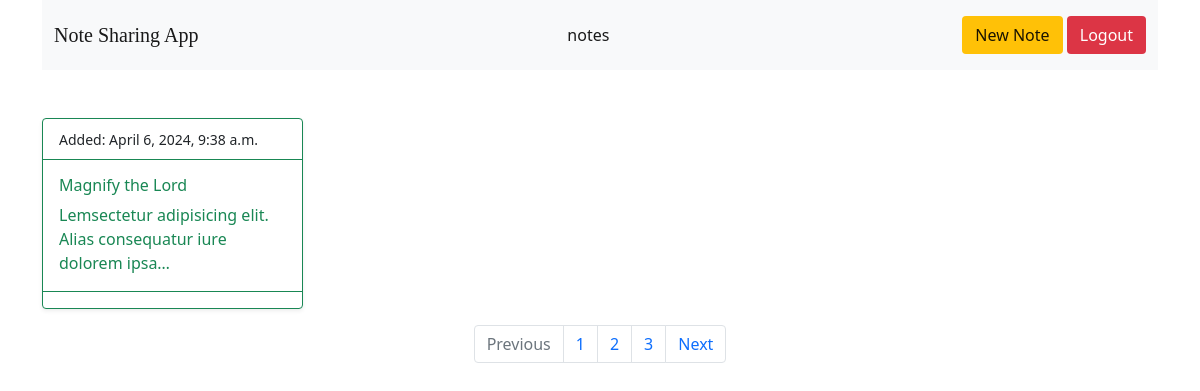
Before: /my-notes/ (signed in) with the older database file.
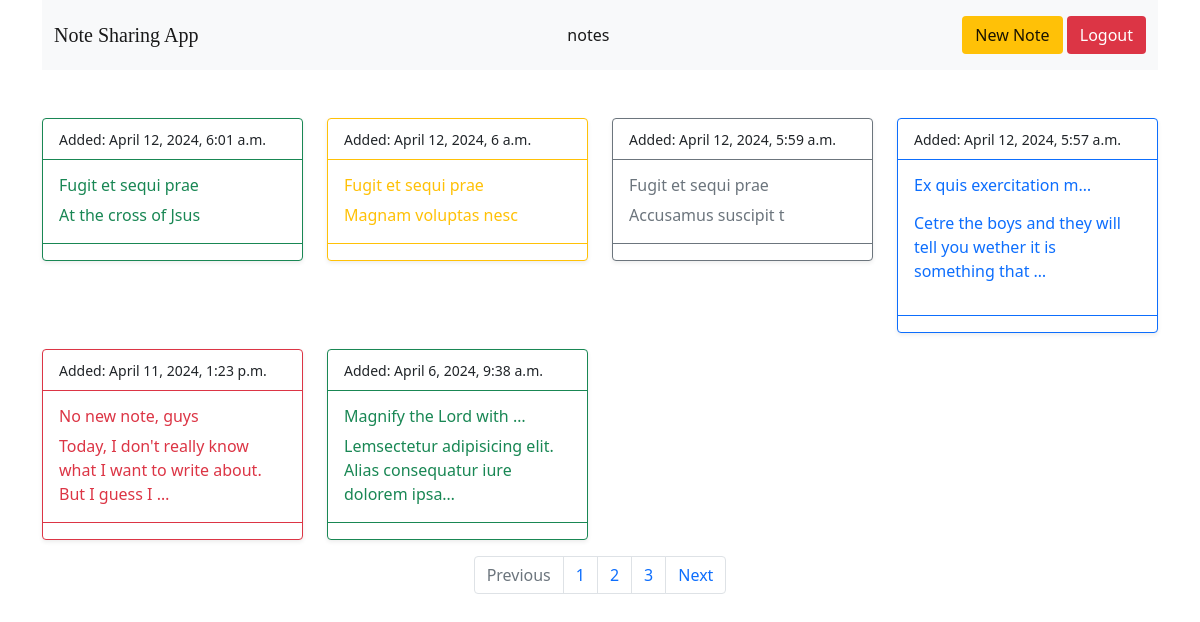
After: the same page with the newer database file.
### Note/models.py (models this page shows, shortened)
class Note(models.Model):
    owner = models.ForeignKey(get_user_model(), related_name="notes", on_delete=models.CASCADE)
    title = models.CharField(max_length=200)
    slug = models.SlugField(max_length= 400)
    body = RichTextField()
    date_created = models.DateTimeField(auto_now_add=True)
    date_updated = models.DateTimeField(auto_now=True)
    def get_absolute_url(self):
        return reverse('view_note', kwargs={'username': self.owner.get_username(), 'slug': self.slug})
    class Meta:
        ordering = ('-date_created', '-date_updated')

### Note/views.py (the view)
# urls.py: path('my-notes/', views.notes, name="notes"),
@login_required(login_url='/login/')
def notes(request):
    if request.user.is_authenticated:
        notes = Note.objects.filter(owner = request.user)
    else:
        notes = None
    return render(request, 'notes.html', {'mynotes' : notes})

### templates/notes.html (shortened to what this page needs)
{% extends "base.html" %}
{% load social_share %}
{% block body %}
 <div class="row row-cols-1 row-cols-sm-2 row-cols-md-3 row-cols-lg-4">
    {% for note in mynotes  %}
   <div class="col">
    <a href="{{note.get_absolute_url}}" class="text-decoration-none ">
    <div class="card shadow-sm border-{% cycle 'success' 'warning' 'secondary' 'primary' 'danger' %} mb-3 " >
        <div class="card-header bg-transparent border-{% cycle 'success' 'warning' 'secondary' 'primary' 'danger' %} text-dark"><small>Added: {{note.date_created}}</small></div>
        <div class="card-body text-{% cycle 'success' 'warning' 'secondary' 'primary' 'danger' %}">
          <h6 class="card-title">{{note.title|truncatechars:"23"}}</h6>
          <p class="card-text">{{note.body |truncatechars:"70"|safe}}</p>
        </div>
        <div class="card-footer bg-transparent border-{% cycle 'success' 'warning' 'secondary' 'primary' 'danger' %} text-dark">
        </div>
      </div>
    </a>
   </div>
   {% endfor %}
    </div>
    <nav aria-label="Page navigation example">
        <ul class="pagination justify-content-center">
          <li class="page-item disabled">
            <a class="page-link">Previous</a>
          </li>
          <li class="page-item"><a class="page-link" href="#">1</a></li>
          <li class="page-item"><a class="page-link" href="#">2</a></li>
          <li class="page-item"><a class="page-link" href="#">3</a></li>
          <li class="page-item">
            <a class="page-link" href="#">Next</a>
          </li>
        </ul>
      </nav>
{% endblock body %}

### templates/base.html (shortened to what this page needs)
{% load static %}
<!DOCTYPE html>
<html lang="en">
<head>
    <link rel="stylesheet" href="{% static 'css/font-awesome.css' %}">
    <link rel="stylesheet" href="{% static 'css/bootstrap.min.css' %}">
    <link rel="stylesheet" href="{% static 'js/bootstrap.bundle.min.js' %}">
  </head>
<body>
    <div class="container">
        <nav class="navbar navbar-expand-lg mb-5 navbar-light bg-light">
            <div class="container-fluid">
              <a class="navbar-brand" href="{% url 'index' %}" style="font-family: cursive;">Note Sharing App</a>
              <div class="collapse navbar-collapse" id="navbarText">
                <ul class="navbar-nav mx-auto me-auto mb-2 mb-lg-0">
                  <li class="nav-item">
                    <a class="nav-link active fw-normal" aria-current="page" href="{% url 'notes' %}">notes</a>
                  </li>
                </ul>
                <span class="navbar-text">
                    {% if request.user.is_authenticated %}
                    <a href="{% url 'new_note' %}"  class="btn bg-warning" type="submit">New Note</a>
                    <a href="{% url 'logout' %}"  class="btn bg-danger text-white" type="submit">Logout</a>
                    {% endif %}
                </span>
              </div>
            </div>
          </nav>
          {% block body %}
          {% endblock body %}
        </div>
</body>
</html>

Changed rows visible on the page:
added Note: date_created "April 12, 2024, 6:01 a.m.", title "Fugit et sequi prae", body "At the cross of Jsus"
added Note: date_created "April 12, 2024, 6 a.m.", title "Fugit et sequi prae", body "Magnam voluptas nesc"
added Note: date_created "April 12, 2024, 5:59 a.m.", title "Fugit et sequi prae", body "Accusamus suscipit t"
added Note: date_created "April 12, 2024, 5:57 a.m.", title "Ex quis exercitation m…", body "Cetre the boys and they will tell you wether it is something that …"
added Note: date_created "April 11, 2024, 1:23 p.m.", title "No new note, guys", body "Today, I don't really know what I want to write about. But I guess I …"
changed Note "Lemsectetur adipisicing elit. Alias consequatur iure dolorem ipsa…": title "Magnify the Lord" → "Magnify the Lord with …"
